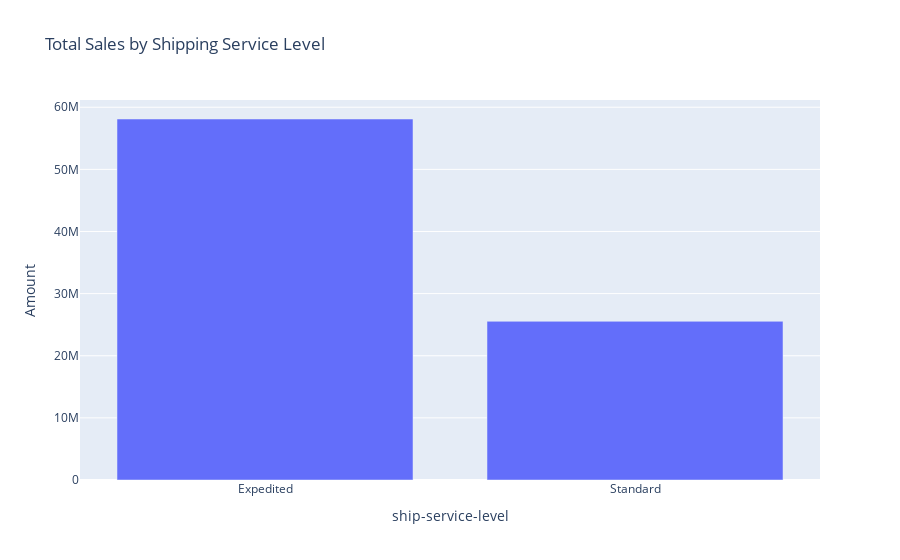

The notebook cell this image was saved under:
### Markdown cell above
### 2. Does the shipping service level influence sales? (Do premium shipping services result in more sales?)

### Code cell
shipping_sales = data_copy.groupby('ship-service-level')['Amount'].sum().reset_index()

fig = px.bar(shipping_sales, x='ship-service-level', y='Amount', title='Total Sales by Shipping Service Level')
fig.show()

### Figure 1 — Plotly figure (JSON) as saved in the notebook; plotly's stock layout.template omitted (floating-point values rounded to 4 significant figures)
{"data": [{"alignmentgroup": "True", "hovertemplate": "ship-service-level=%{x}<br>Amount=%{y}<extra></extra>", "legendgroup": "", "marker": {"color": "#636efa", "pattern": {"shape": ""}}, "name": "", "offsetgroup": "", "orientation": "v", "showlegend": false, "textposition": "auto", "type": "bar", "x": ["Expedited", "Standard"], "xaxis": "x", "y": [58110000.0, 25540000.0], "yaxis": "y"}], "layout": {"barmode": "relative", "legend": {"tracegroupgap": 0}, "title": {"text": "Total Sales by Shipping Service Level"}, "xaxis": {"anchor": "y", "domain": [0, 1], "title": {"text": "ship-service-level"}}, "yaxis": {"anchor": "x", "domain": [0, 1], "title": {"text": "Amount"}}}}
